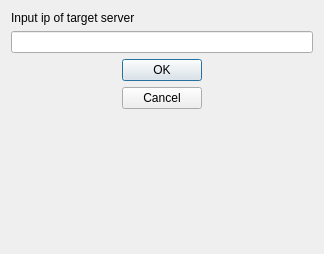
<?xml version="1.0" encoding="UTF-8"?>
<ui version="4.0">
 <class>IpClient</class>
 <widget class="QDialog" name="IpClient">
  <property name="geometry">
   <rect>
    <x>0</x>
    <y>0</y>
    <width>324</width>
    <height>254</height>
   </rect>
  </property>
  <property name="windowTitle">
   <string>Client ip</string>
  </property>
  <layout class="QVBoxLayout" name="verticalLayout">
   <item>
    <widget class="QLabel" name="label">
     <property name="text">
      <string>Input ip of target server</string>
     </property>
    </widget>
   </item>
   <item>
    <widget class="QLineEdit" name="lineEdit"/>
   </item>
   <item>
    <layout class="QHBoxLayout" name="horizontalLayout">
     <item>
      <widget class="QDialogButtonBox" name="buttonBox">
       <property name="orientation">
        <enum>Qt::Vertical</enum>
       </property>
       <property name="standardButtons">
        <set>QDialogButtonBox::Cancel|QDialogButtonBox::Ok</set>
       </property>
      </widget>
     </item>
    </layout>
   </item>
  </layout>
 </widget>
 <resources/>
 <connections/>
</ui>
